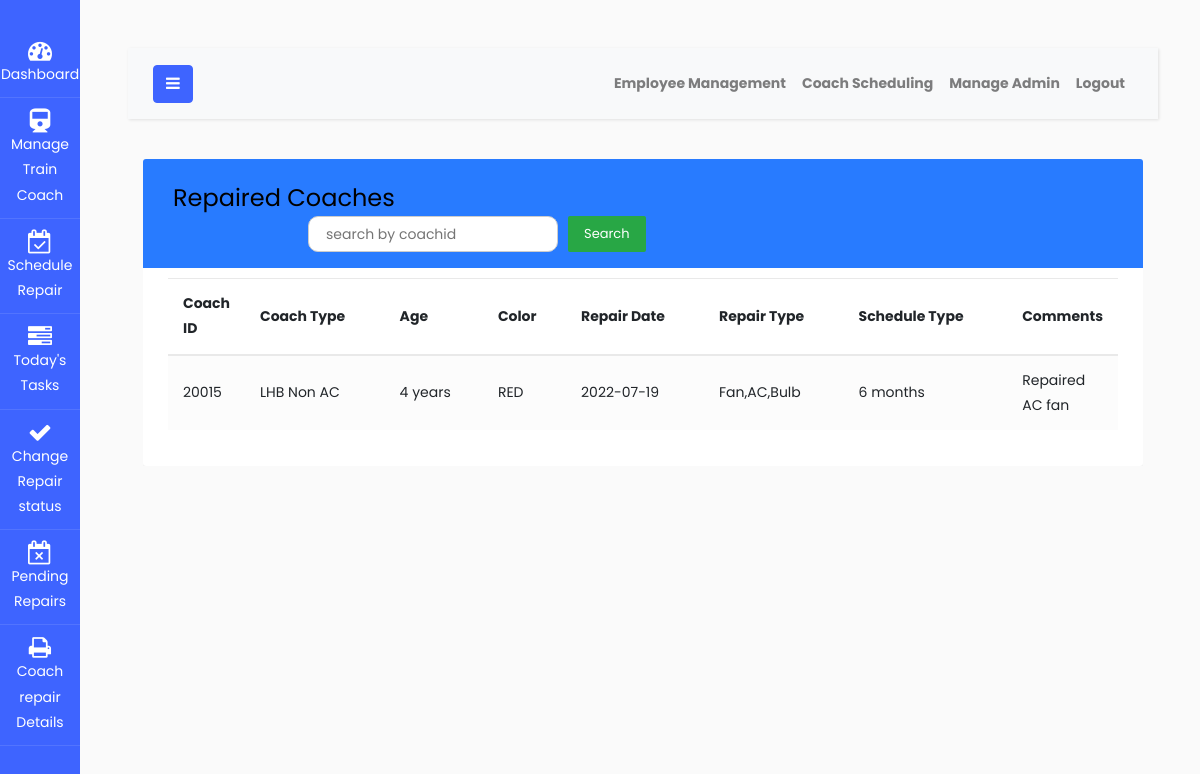
Page /repaired_coach.php (signed in) on the committed database.
### tables this page shows
CREATE TABLE IF NOT EXISTS `repairschedule` (
  `id` int(100) NOT NULL AUTO_INCREMENT,
  `coachid` varchar(100) NOT NULL,
  `date` varchar(100) NOT NULL,
  `schedule` varchar(100) NOT NULL,
  `type` varchar(100) NOT NULL,
  `comments` varchar(200) NOT NULL,
  `status` varchar(100) NOT NULL,
  `adminid` varchar(100) NOT NULL,
  PRIMARY KEY (`id`),
  KEY `coachid` (`coachid`),
  KEY `adminid` (`adminid`)
);

CREATE TABLE IF NOT EXISTS `coach` (
  `coachid` varchar(100) NOT NULL,
  `age` varchar(100) NOT NULL,
  `color` varchar(100) NOT NULL,
  `coachtype` varchar(100) NOT NULL,
  PRIMARY KEY (`coachid`)
);

### repaired_coach.php (the view, shortened to what this page needs)
<!DOCTYPE html>
<html lang="en">
<head>
<link rel="stylesheet" href="https://stackpath.bootstrapcdn.com/bootstrap/4.5.0/css/bootstrap.min.css">
<link rel="stylesheet" href="https://maxcdn.bootstrapcdn.com/font-awesome/4.7.0/css/font-awesome.min.css">
<link rel="stylesheet" href="css/dash_style.css">
</head>
<body>
<?php include 'coach_admin_dash.php' ?>
<div class="container-xl">
	<div class="table-responsive">
		<div class="table-wrapper">
			<div class="table-title">
				<div class="row">
					<div class="col-sm-6">
						<h2>Repaired Coaches</h2>
					</div>
					<div>
					<form action="search.php" method="GET" class="search_bar">
					<input type="text" required placeholder="search by coachid" class="search-here" name="search" value="<?php if(isset($_GET['search'])){echo $_GET['search'];} ?>">
					<button type="submit" class="btn btn-success btn-lg">Search</button>
					</form>
					</div>
				</div>
			</div>
			<table class="table table-striped table-hover">
				<thead>
                <tr>
					<th>Coach ID</th>
					<th>Coach Type</th>
					<th>Age</th>
					<th>Color</th>
					<th>Repair Date</th>
					<th>Repair Type</th>
					<th>Schedule Type</th>
					<th>Comments</th>
				</tr>
				</thead>
				<tbody>
				<?php
				include("dbconfig.php");
				$sql = "SELECT * FROM repairschedule JOIN coach ON repairschedule.coachid = coach.coachid WHERE status = 'Repaired'";
				$result=$conn->query($sql);
				if($result->num_rows > 0){
				while($row=$result->fetch_assoc()){
						echo"
                        <tr>
						<td>$row[coachid]</td>
                        <td>$row[coachtype]</td>
                        <td>$row[age]</td>
                        <td>$row[color]</td>
                        <td>$row[date]</td>
                        <td>$row[type]</td>
                        <td>$row[schedule]</td>
                        <td>$row[comments]</td>
					    </tr>";
                        }
                    }else{
					echo "0 results";
				}
				?>
			</tbody>
			</table>
		</div>
	</div>
</div>
</body>
</html>

### css/dash_style.css (style rules this page uses)
body { color: #566787; background: #f5f5f5; font-family: 'Varela Round', sans-serif; font-size: 13px; }
.table-responsive { margin: 20px 0; }
.table-wrapper { background: #fff; padding: 20px 25px; border-radius: 3px; min-width: 1000px; box-shadow: 0 1px 1px rgba(0,0,0,.05); }
.table-title { padding-bottom: 15px; background: #287bff; color: #fff; padding: 16px 30px; min-width: 100%; margin: -20px -25px 10px; border-radius: 3px 3px 0 0; }
.table-title h2 { margin: 5px 0 0; font-size: 24px; }
.table-title .btn { color: #fff; float: right; font-size: 13px; border: none; min-width: 50px; border-radius: 2px; border: none; outline: none !important; margin-left: 10px; }
table.table tr th, table.table tr td { border-color: #e9e9e9; padding: 12px 15px; vertical-align: middle; }
table.table tr th:first-child { width: 60px; }
table.table tr th:last-child { width: 100px; }
table.table-striped tbody tr:nth-of-type(odd) { background-color: #fcfcfc; }

### repaired_coach.php (style rules this page uses)
.search-here { border: 1px solid #ccc; outline: none; background-size: 22px; background-position: 13px; border-radius: 10px; margin-left: 150px; width: 250px; height: 30px; padding: 17px; }

### rows in the picture
repairschedule: coachid.coachid "20015", coachid.coachtype "LHB Non AC", coachid.age "4 years", coachid.color "RED", date "2022-07-19", type "Fan,AC,Bulb", schedule "6 months", comments "Repaired AC fan"
